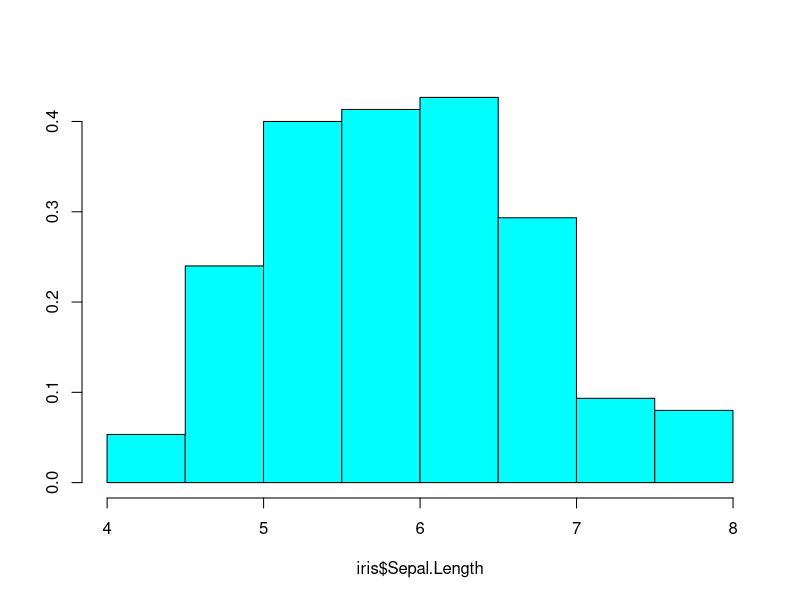
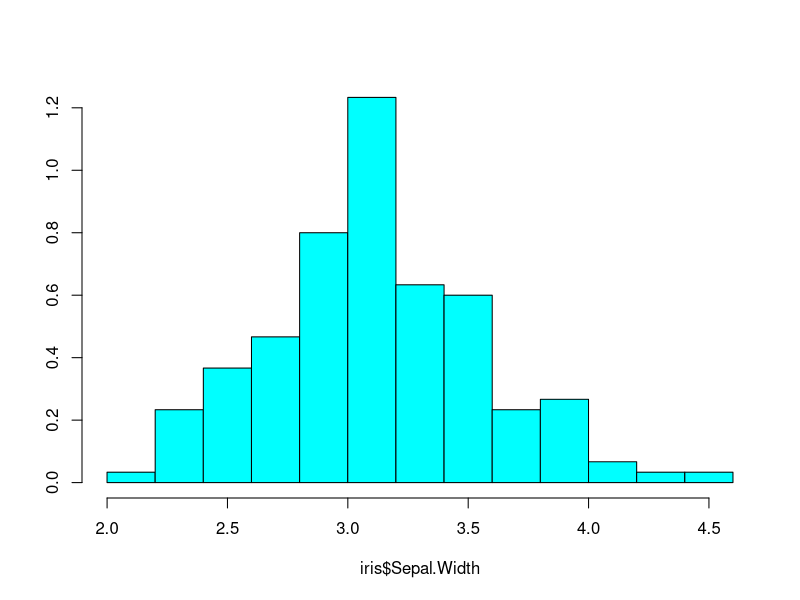
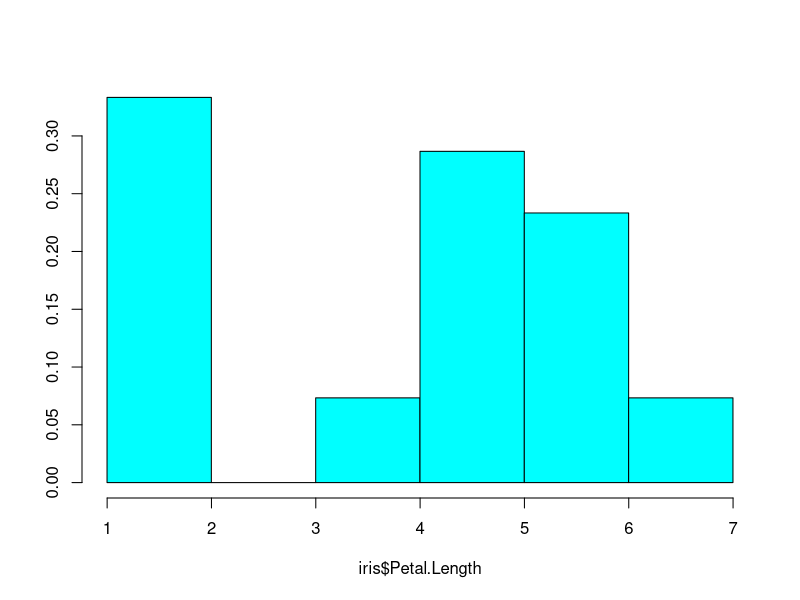
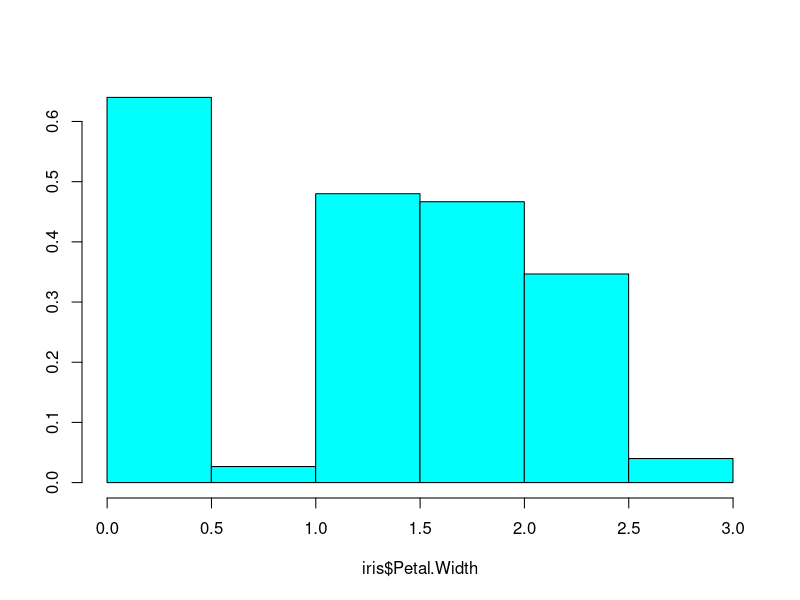
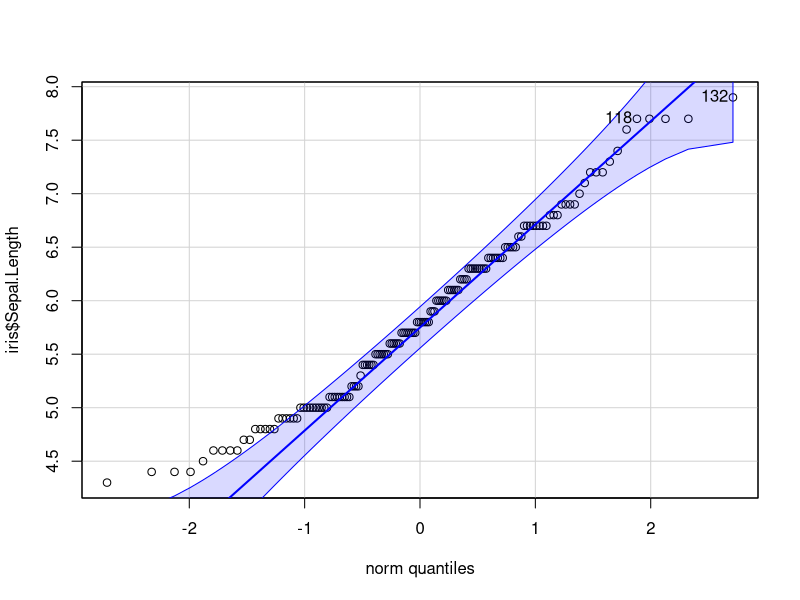
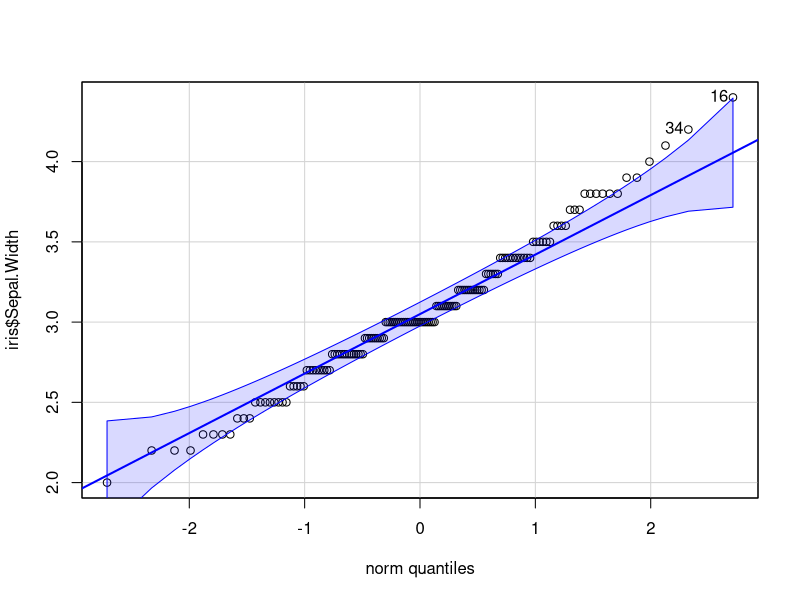
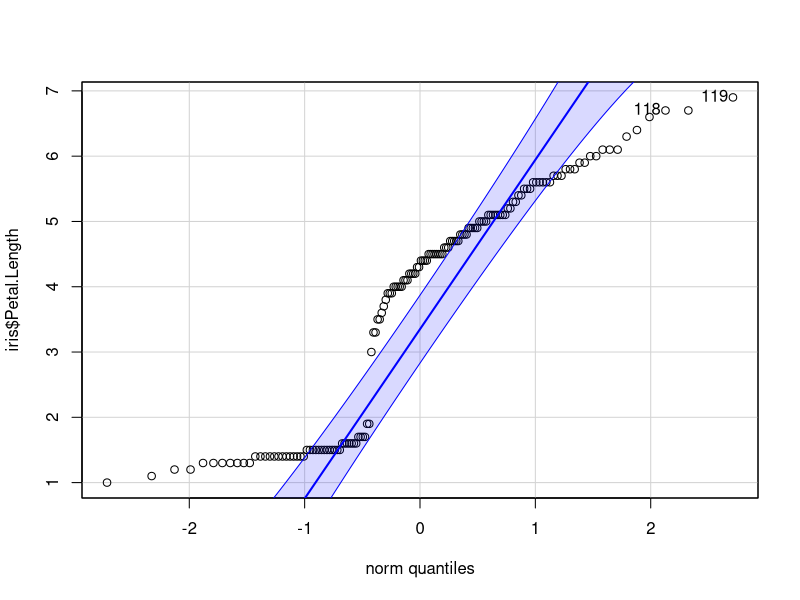
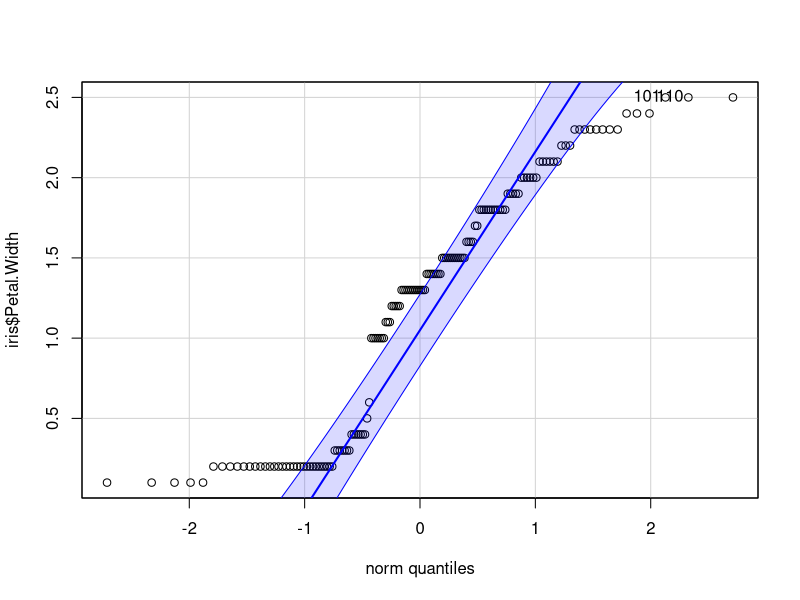

Generate these figures, in order, with R:
#### Histogram ####
library(MASS)
?iris

#Which parameter is normally distributed?
truehist(iris$Sepal.Length)
truehist(iris$Sepal.Width)
truehist(iris$Petal.Length)
truehist(iris$Petal.Width)

#### Q-Q plot ####
library(car)

#Which parameter is normally distributed?
qqPlot(iris$Sepal.Length)
qqPlot(iris$Sepal.Width)
qqPlot(iris$Petal.Length)
qqPlot(iris$Petal.Width)

#### Test of Normality ####

#Which parameter is normally distributed?
shapiro.test(iris$Sepal.Length)
shapiro.test(iris$Sepal.Width)
shapiro.test(iris$Petal.Length)
shapiro.test(iris$Petal.Width)

#### Data transformation ####
dat <- rnorm(100,mean = 5,sd = 2) # Generate 100 numbers with mean = 5 and sd = 2 (Normal distribution)
truehist(dat)

expdat <- exp(dat) #e^x ~ 2.718282^x
truehist(expdat)

shapiro.test(dat)
shapiro.test(expdat)

tdat <- log10(expdat + 1) # + 1 is important because log10(0) is undefined!
truehist(tdat)
shapiro.test(tdat)

#### Summarize categorical value ####
rows <- sample(nrow(iris),91, replace = F) # Sample 91 rows from the iris dataset
IR <- iris[rows,]

tb <- table(IR$Species)
print(tb)

percent <- round(100 * tb/nrow(IR),1)
print(percent)

paste0(tb," (",percent,")")

#### Summarize numerical value (Mean SD) ####
m <- round(mean(IR$Sepal.Length),1)
s <- round(sd(IR$Sepal.Length),1)
paste0(m, " ± ", s)

lm <- round(mean(exp(IR$Sepal.Length)),1)
ls <- round(sd(exp(IR$Sepal.Length)),1)
paste0(lm, " ± ", ls) # SD >= mean implying deviation from normal distribution

llm <- round(mean(log10(1+ exp(IR$Sepal.Length))),1)
lls <- round(sd(log10(1+exp(IR$Sepal.Length))),1)
paste0(llm, " ± ", lls)

#### Summarize numerical value (Median) ####
q <- round(quantile(IR$Sepal.Length,c(0.5,0.25,0.75)),1)
paste0(q[1]," (",q[2],"-",q[3],")")
paste0(median(IR$Sepal.Length)," (",min(IR$Sepal.Length),"-",max(IR$Sepal.Length),")")

lq <- round(quantile(exp(IR$Sepal.Length),c(0.5,0.25,0.75)),1)
paste0(lq[1]," (",lq[2],"-",lq[3],")")
paste0(round(median(exp(IR$Sepal.Length)),1)," (",round(min(exp(IR$Sepal.Length)),1),
       "-",round(max(exp(IR$Sepal.Length)),1),")")

#### One-sample proportion test ####
binom.test(x = 71, n = 100, p = 0.5) # Exact test

prop.test(x = 71, n = 100, p = 0.5) # Estimation 

#### One-sample mean test ####
dat <- round(rnorm(n = 100, mean = 107, sd = 5),1) # Simulate the survey data
truehist(dat)

t.test(dat, mu = 105) # Parametric test
wilcox.test(dat, mu = 105) # Non-parametric test

dat2 <- round(runif(n = 100, min = 92, max = 122 ),1) # Simulate the survey data. Not normal distribution
truehist(dat2)
mean(dat2)

t.test(dat2, mu = 105) # Parametric test
wilcox.test(dat2, mu = 105) # Non-parametric test

#### Difference in proportions ####
smoke <- 510
smoke_CA <- 400
non_smoke <- 540
non_smoke_CA <- 300

smoke_not_CA <- smoke - smoke_CA
non_smoke_not_CA <- non_smoke - non_smoke_CA

prop.test(x = c(non_smoke_CA,smoke_CA), n = c(non_smoke,smoke))

m <- matrix(data = c(non_smoke_CA, non_smoke_not_CA, smoke_CA, smoke_not_CA) , nrow = 2)
print(m)

chisq.test(m)

#### Difference in means ####
male <- round(rnorm(n = 100 ,mean = 107, sd = 5),1)
female <- round(rnorm(n = 100, mean = 105, sd = 4.5),1)

truehist(male)
truehist(female)

t.test(male,female, var.equal = F, paired = F)
wilcox.test(male,female, paired = F)

#paired = T for dependent samples (e.g. Before-After mearsurements)

#### Contingency table from counts ####
ctable <- matrix(c(400,150,100,320), nrow = 2 , byrow = T) # Matrix fill data by column by default
dimnames(ctable) <- list(c("Smoker","Non-smoker"),c("Cancer","No cancer"))
print(ctable)

matrix(c(400,150,100,320), nrow = 2)

#### Contingency table from raw data ####

#Simulate the data
rawdat <- data.frame(patientID = 1:(400+150+100+320),
                     smoking = c(rep("Smoker",400+150),rep("Non-smoker",100+320)),
                     status = c(rep("Cancer",400),rep("No cancer",150),rep("Cancer",100),rep("No cancer",320)))
View(rawdat)
summary(rawdat)

ctable2 <- table(rawdat[,c("smoking","status")])
print(ctable2)

#### Test of difference proportions ####

chisq.test(ctable2)
fisher.test(ctable2)

small <- matrix(data = c(1,39,2,20), nrow = 2, byrow = T)
print(small)

chisq.test(small)
fisher.test(small)

#### Measure of association
library(epitools)

#Re-arrange data to match epitools requirement
rawdat$status <- factor(rawdat$status, levels = c("No cancer","Cancer"))
rawdat$smoking <- factor(rawdat$smoking, levels =c("Non-smoker","Smoker"))

ctable3 <- table(rawdat[,c("smoking","status")])
print(ctable3)

res <- oddsratio(ctable3, method = "wald")
print(res)

res2 <- riskratio(ctable3, method = "wald")

print(res2)

#### Correlation between numerical variables ####
?iris

cor.test(iris$Sepal.Length,iris$Petal.Width) #Paired values
cor.test(~Sepal.Length + Petal.Width, iris) #Data.frame

cor.test(iris$Sepal.Length,iris$Petal.Width, method = "s") #Non-paramatric
cor.test(iris$Sepal.Length,iris$Petal.Width, method = "k") #Non-paramatric

#### Simple linear regression ####

m <- lm(Sepal.Length ~ Petal.Width, iris)
print(m)
summary(m)

#### Multivariate linear regression ####

mm <- lm(Sepal.Length ~ Sepal.Width + Petal.Length + Petal.Width + Species , iris)
print(mm)
summary(mm)

#### Inhibit Interpretation/Conversion of Objects ####
mlog <- lm(Sepal.Length ~ I(log10(1+Petal.Width)), iris)
print(mlog)
summary(mlog)

msq <- lm(Sepal.Length ~ I(Petal.Width^2), iris) # Quadratic model
print(msq)
summary(msq)

#### Interaction ####
mint <- lm(Sepal.Length ~ Petal.Width*Species, iris)
print(mint)
summary(mint)

#### Model selection ####
library(MASS)

sm <- stepAIC(mint)
print(sm)
summary(sm)

#### Model selection ANOVA ####

anova(m,mint)
anova(m,mm)

#### Prediction with linear regression ####
newdat <- iris[4:9,]
print(newdat)

predict(mm, newdata = newdat)

#### Logit ####
library(ggplot2)

pt <- 10^4 #Try changing number of point

dat <- data.frame(id = 1:pt, prob = seq(0,1,length.out = pt))
ggplot(dat,aes(x = id, y = prob))+
  geom_line()

dat$odds <- dat$prob/(1-dat$prob)
ggplot(dat,aes(x = id, y = odds))+
  geom_line()

dat$logit <- log(dat$odds)
ggplot(dat,aes(x = id, y = logit))+
  geom_line()

#### Setting a logistic regression model ####
#From https://towardsdatascience.com/how-to-do-logistic-regression-in-r-456e9cfec7cd
library(AER)
data(Affairs)
?Affairs

Affairs$ynaffair[Affairs$affairs >  0] <- 1
Affairs$ynaffair[Affairs$affairs == 0] <- 0
Affairs$ynaffair <- factor(Affairs$ynaffair,levels=c(0,1), labels=c("No","Yes"))
table(Affairs$ynaffair)

lgm <- glm(ynaffair ~ gender + age + yearsmarried + children 
           + religiousness + education + occupation +rating,
           data=Affairs, family="binomial")
print(lgm)
summary(lgm)

#### Reporting odds ratio from regression results ####

exp(cbind(OR = coef(lgm), confint(lgm)))

#### Logistic regression prediction ####

newdat <- Affairs[c(4,5,9,10),]
print(newdat)
predict(lgm, newdata = newdat, type = "response")
